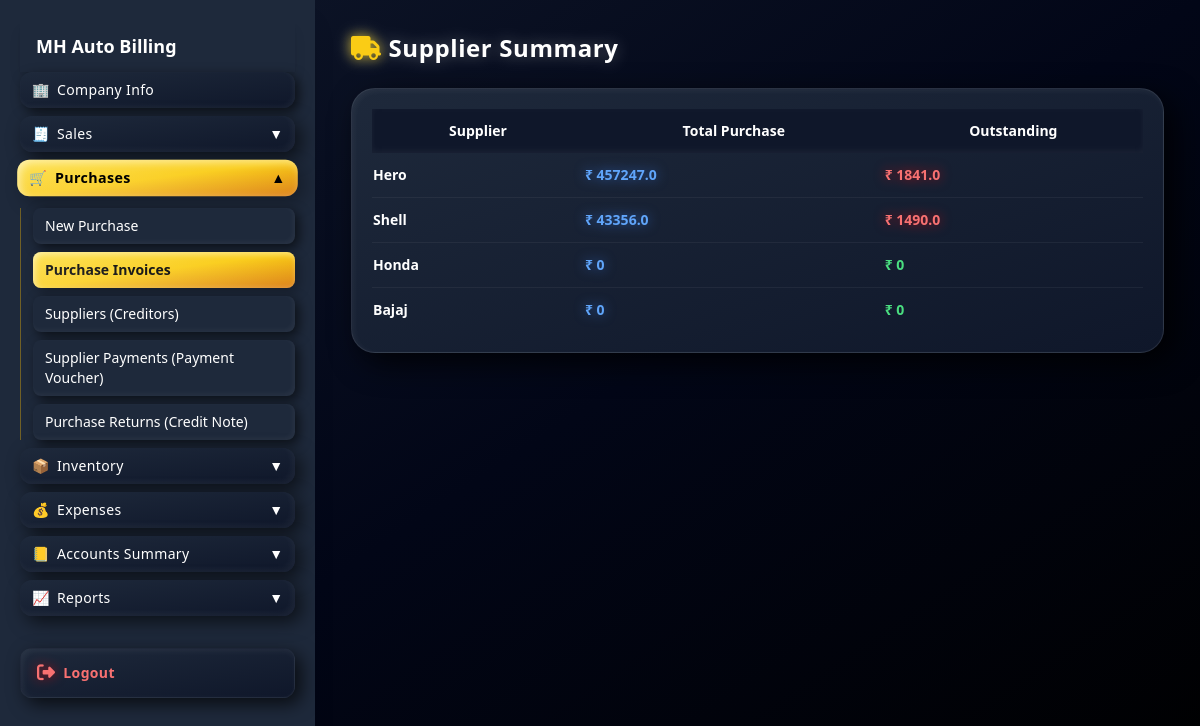
The page /supplier-summary/ (signed in) on the database its author committed.
### apps/core/models.py (models this page shows, shortened)
class Supplier(models.Model):
    name = models.CharField(max_length=200)
    phone = models.CharField(max_length=20, blank=True)
    gst = models.CharField(max_length=20, blank=True)
    address = models.TextField(blank=True)
    balance = models.DecimalField(max_digits=10, decimal_places=2, default=0)

### apps/core/views.py (the view)
# urls.py: path("supplier-summary/", views.supplier_summary, name="supplier_summary"),
@login_required
def supplier_summary(request):
    try:
        suppliers = Supplier.objects.all()
        data = []
        for s in suppliers:
            purchases = Purchase.objects.filter(supplier=s)
            total_purchase = 0
            outstanding = 0
            for p in purchases:
                total_purchase += float(p.total or 0)
                if p.payment_mode == "credit":
                    outstanding += float(getattr(p, "balance", 0))
            data.append({
                "id": s.id,
                "name": s.name,
                "total": total_purchase,
                "outstanding": outstanding
            })
        return render(request, "dashboard/supplier_summary.html", {
            "suppliers": data
        })
    except Exception as e:
        return JsonResponse({
            "error": str(e)
        })

### apps/core/models.py (called while the page is built)
    @property
    def paid_amount(self):
        return self.paymentallocation_set.aggregate(
        total=Sum("amount")
    )["total"] or 0

    @property
    def balance(self):
         return self.total - self.paid_amount

### templates/dashboard/supplier_summary.html (shortened to what this page needs)
{% extends "dashboard/base.html" %}
{% block content %}
<div class="max-w-7xl mx-auto px-3 mt-2">
    <h1 class="text-2xl font-bold mb-6 text-white tracking-wide
    drop-shadow-[0_0_8px_rgba(255,255,255,0.3)]">
        <i class="fa-solid fa-truck text-yellow-400 drop-shadow-[0_0_6px_rgba(255,215,0,0.6)]"></i>
        Supplier Summary
    </h1>
    <div class="hidden md:block
    bg-gradient-to-br from-slate-800 to-slate-900
    rounded-3xl p-5
    shadow-[inset_2px_2px_6px_rgba(255,255,255,0.05),_10px_10px_30px_rgba(0,0,0,0.8)]
    border border-white/10
    overflow-auto max-h-[500px]">
        <table class="w-full text-sm text-white">
            <thead class="sticky top-0 bg-slate-900 z-10
            shadow-[inset_0_-2px_6px_rgba(255,255,255,0.05)]">
                <tr>
                    <th class="py-3 px-2">Supplier</th>
                    <th>Total Purchase</th>
                    <th>Outstanding</th>
                </tr>
            </thead>
            <tbody class="divide-y divide-white/5">
                {% for s in suppliers %}
                <tr onclick="openSupplier('{{ s.id }}')"
                    class="cursor-pointer transition-all duration-200
                    hover:bg-white/5 hover:scale-[1.01]">
                    <td class="py-3 font-bold">
                        {{ s.name }}
                    </td>
                    <td class="text-blue-400 font-semibold
                    drop-shadow-[0_0_6px_rgba(59,130,246,0.6)]">
                        ₹ {{ s.total }}
                    </td>
                    <td class="font-bold
                    {% if s.outstanding > 0 %}
                        text-red-400 drop-shadow-[0_0_6px_rgba(255,0,0,0.6)]
                    {% else %}
                        text-green-400
                    {% endif %}">
                        ₹ {{ s.outstanding }}
                    </td>
                </tr>
                {% empty %}
                <tr>
                    <td colspan="3" class="text-center py-6 text-gray-400">
                        No suppliers found
                    </td>
                </tr>
                {% endfor %}
            </tbody>
        </table>
    </div>
</div>
{% endblock %}

### templates/dashboard/base.html (style rules this page uses)
body { padding-bottom:100px; }

### rows shown on the page
Supplier: name "Hero"
Supplier: name "Shell"
Supplier: name "Honda"
Supplier: name "Bajaj"

### other values the page prints
{{ s.total }} "457247.0" "43356.0" "0" "0"
{{ s.outstanding }} "1841.0" "1490.0" "0" "0"
